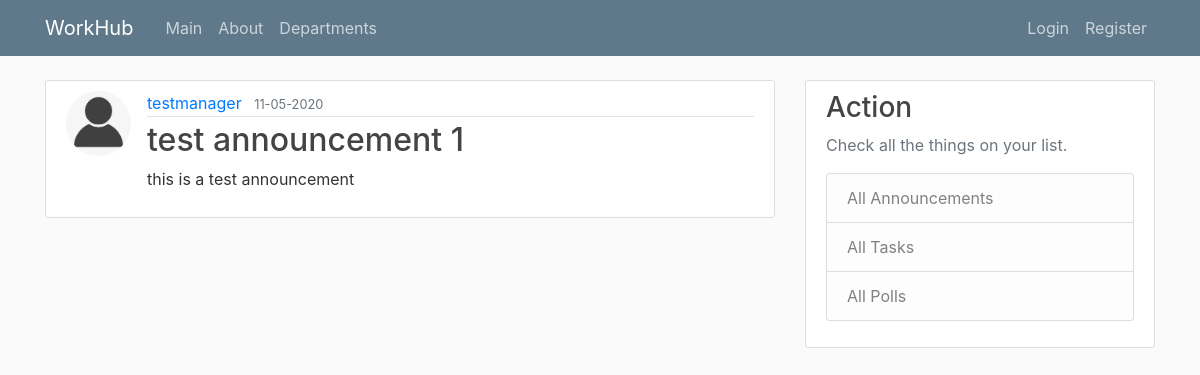
The app's page /announcements/1, older data.
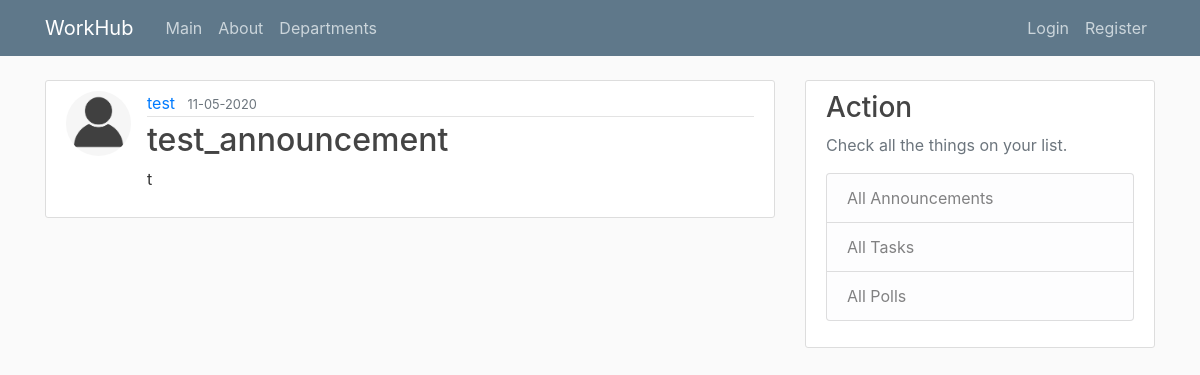
The same page, newer data.
### scheduler/models.py (models this page shows, shortened)
class User(db.Model, UserMixin):
    id = db.Column(db.Integer, primary_key=True)
    username = db.Column(db.String(20), unique=True, nullable=False)
    email = db.Column(db.String(120), unique=True, nullable=False)
    is_manager = db.Column(db.Boolean, nullable=False)
    dept = db.Column(db.String(60), nullable=False)
    image_file = db.Column(db.String(20), nullable=False, default='default.jpg')
    password = db.Column(db.String(60), nullable=False)
    announcement = db.relationship('Announcement', backref='author', lazy=True)
    poll = db.relationship('Poll', backref='author', lazy=True)
    task = db.relationship('Task', backref='author', lazy=True)

class Announcement(db.Model):
    id = db.Column(db.Integer, primary_key=True)
    title = db.Column(db.String(100), nullable=False)
    date_posted = db.Column(db.DateTime, nullable=False, default=datetime.utcnow)
    content = db.Column(db.Text, nullable=False)
    user_id = db.Column(db.Integer, db.ForeignKey('user.id'), nullable=False)

### scheduler/routes.py (the view)
@app.route("/announcements/<announcement_id>")
def announcement(announcement_id):
	announcement = Announcement.query.get_or_404(announcement_id)
	return render_template('announcement.html', title= announcement.title, announcement = announcement)

### scheduler/templates/announcement.html (shortened to what this page needs)
{% extends "layout.html" %}
{% block content %}
  <article class="media content-section">
    <img class = "rounded-circle article-img" src = "{{ url_for('static', filename = 'profile_pics/' + announcement.author.image_file) }}">
    <div class="media-body">
      <div class="article-metadata">
        <a class="mr-2" href="#">{{ announcement.author.username }}</a>
        <small class="text-muted">{{announcement.date_posted.strftime('%m-%d-%Y') }}</small>
      </div>
      <h2 class = "article-title">{{ announcement.title }}</h2>
      <p class="article-content">{{ announcement.content }}</p>
    </div>
  </article>
{% endblock content  %}

### scheduler/templates/layout.html (shortened to what this page needs)
<!DOCTYPE html>
<html>
<head>
    <link rel="stylesheet" href="https://maxcdn.bootstrapcdn.com/bootstrap/4.0.0/css/bootstrap.min.css">
    <link rel="stylesheet" type="text/css" href="{{ url_for('static', filename='main.css') }}">
</head>
<body>
    <header class="site-header">
      <nav class="navbar navbar-expand-md navbar-dark bg-steel fixed-top">
        <div class="container">
          <a class="navbar-brand mr-4" href="/">WorkHub</a>
          <div class="collapse navbar-collapse" id="navbarToggle">
            <div class="navbar-nav mr-auto">
              <a class="nav-item nav-link" href="{{ url_for('main') }}">Main</a>
              <a class="nav-item nav-link" href="{{ url_for('about') }}">About</a>
              <a class="nav-item nav-link" href="{{ url_for('depts') }}">Departments</a>
            </div>
            <div class="navbar-nav">
              {% if current_user.is_authenticated %}
              {% if current_user.is_manager %}
              <a class="nav-item nav-link" href="{{ url_for('new_task') }}">New task</a>
              <a class="nav-item nav-link" href="{{ url_for('new_announcement') }}">New announcement</a>
              <a class="nav-item nav-link" href="{{ url_for('new_poll') }}">New poll</a>
              {% endif %}
              <a class="nav-item nav-link" href="{{ url_for('account') }}">Account</a>
              <a class="nav-item nav-link" href="{{ url_for('logout') }}">Log Out</a>
              {% else %}
                <a class="nav-item nav-link" href="{{ url_for('login') }}">Login</a>
                <a class="nav-item nav-link" href="{{ url_for('register') }}">Register</a>
                {% endif %}
            </div>
          </div>
        </div>
      </nav>
    </header>
    <main role="main" class="container">
      <div class="row">
        <div class="col-md-8">
          {% block content %}{% endblock %}
        </div>
        <div class="col-md-4">
          <div class="content-section">
            <h3>Action</h3>
            <p class='text-muted'> Check all the things on your list.
              <ul class="list-group">
                <a class="list-group-item list-group-item-light" href="{{ url_for('all_announcements') }}">All Announcements</a>
                <a class="list-group-item list-group-item-light" href="{{ url_for('all_tasks') }}">All Tasks</a>
                <a class="list-group-item list-group-item-light" href="{{ url_for('all_polls') }}">All Polls</a>
              </ul>
            </p>
          </div>
        </div>
      </div>
    </main>
</body>
</html>

### scheduler/static/main.css (style rules this page uses)
body { background: #fafafa; color: #333333; margin-top: 5rem; }
h1, h2, h3, h4, h5, h6 { color: #444444; }
.bg-steel { background-color: #5f788a; }
.site-header .navbar-nav .nav-link { color: #cbd5db; }
.content-section { background: #ffffff; padding: 10px 20px; border: 1px solid #dddddd; border-radius: 3px; margin-bottom: 20px; }
.article-title { color: #444444; }
.article-content { white-space: pre-line; }
.article-img { height: 65px; width: 65px; margin-right: 16px; }
.article-metadata { padding-bottom: 1px; margin-bottom: 4px; border-bottom: 1px solid #e3e3e3 }

Row changes from the older to the newer data that the page shows:
changed User: author.username "testmanager" → "test"
changed Announcement: title "test announcement 1" → "test_announcement"; content "this is a test announcement" → "t"
